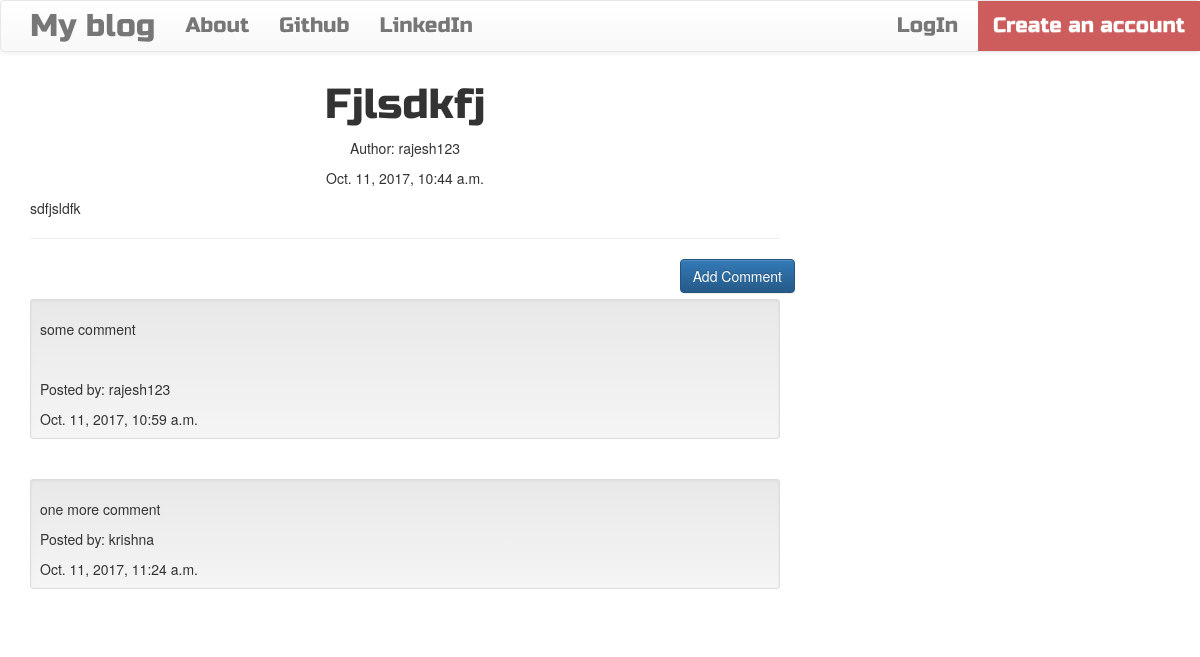
/post/1, run on the app's committed database.
### blog/models.py (models this page shows, shortened)
class CommonField(models.Model):
    text = models.TextField()
    created_date = models.DateTimeField(default=timezone.now)
    class Meta:
        abstract = True

class Post(CommonField):
    title = models.CharField(max_length=200)
    author = models.ForeignKey(User, on_delete=models.CASCADE)
    published_date = models.DateTimeField(blank=True, null=True)

class Comment(CommonField):
    post = models.ForeignKey('blog.Post', related_name='comments')
    author = models.ForeignKey(User)
    approved_comment = models.BooleanField(default=False)

### blog/views.py (the view)
# urls.py: url(r'^post/(?P<pk>\d+)$', views.PostDetailView.as_view(), name='post_detail'),
class PostDetailView(DetailView):
    model = Post

### blog/templates/blog/post_detail.html (shortened to what this page needs)
{% extends 'blog/base.html' %}
{% block content %}
  <h1 class="posttitle loader">{{post.title|title}}</h1>
  {% if post.published_date %}
    <div class="date postdate">
      <p>Author: {{post.author}}</p>
      {{post.published_date}}
    </div>
  {% else %}
    <a class="btn btn-default" href="{% url 'post_publish' pk=post.pk %}">Publish</a>
  {% endif %}
  <p class="postcontent">{{post.text|safe|linebreaksbr}}</p>
  <hr>
  <a class="btn btn-primary btn-comment" href="{% url 'add_comment_to_post' pk=post.pk %}">Add Comment</a>
  <br>
  {% for comment in  post.comments.all %}
    <br>
    {% if comment.approved_comment %}
      {% if user != post.author %}
        <div class="well well-sm">
          <p>{{comment.text|safe|linebreaks}}</p>
          <p>Posted by: {{comment.author}}</p>
          {{ comment.created_date }}
        </div>
      {% endif %}
    {% endif %}
    {% empty %}
      <p>No Comments!</p>
  {% endfor %}
{% endblock %}

### blog/static/css/blog.css (style rules this page uses)
.postdate { text-align: center; }
.posttitle { font-family: 'Russo One', sans-serif; font-size: 3em; text-align: center; }
.postcontent { font-family: 'Montserrat'; font-size: 1.5em; }
.btn-comment { position: absolute; right: 0px; }
.loader { filter:hue-rotate(0deg); color: linear-gradient(45deg,#0f8,#08f); animation:hue 5000ms infinite linear; }

### data on the page
Post: title "Fjlsdkfj", author "rajesh123", published_date "Oct. 11, 2017, 10:44 a.m.", text "sdfjsldfk"
Comment: text "some comment", author "rajesh123", created_date "Oct. 11, 2017, 10:59 a.m."
Comment: text "one more comment", author "krishna", created_date "Oct. 11, 2017, 11:24 a.m."
